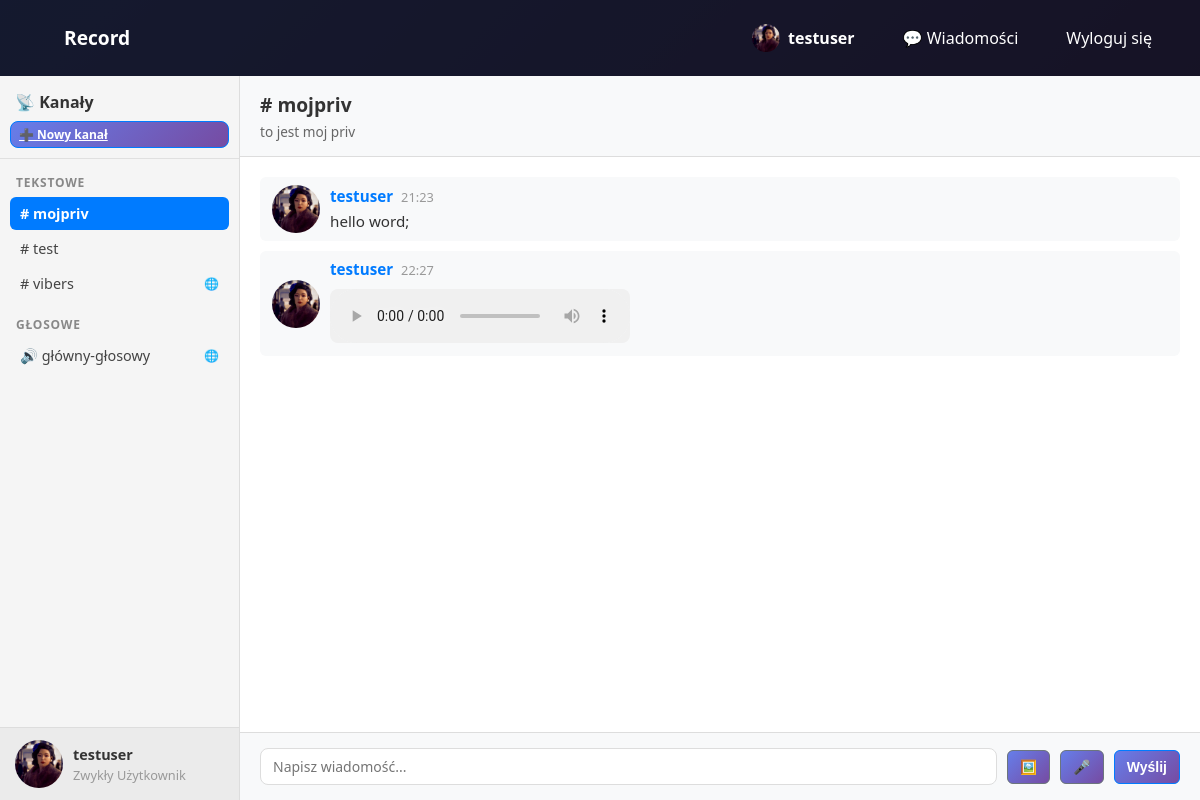
/?channel_id=6 (signed in), run on the app's committed database.
### record_app/models.py (models this page shows, shortened)
class User(AbstractUser):
    ROLE_CHOICES = [
        ('user', 'Zwykły Użytkownik'),
        ('moderator', 'Moderator'),
        ('admin', 'Administrator'),
    ]
    role = models.CharField(
        max_length=10,
        choices=ROLE_CHOICES,
        default='user'
    )
    is_banned = models.BooleanField(default=False)
    description = models.TextField(blank=True, null=True)
    avatar = models.ImageField(upload_to='avatars/', blank=True, null=True)
    @property
    def avatar_url(self):
        if self.avatar:
            return self.avatar.url
        return f'{settings.MEDIA_URL}avatars/default_pfp.jpg'
    class Meta:
        verbose_name = 'Użytkownik'
        verbose_name_plural = 'Użytkownicy'

class Channel(models.Model):
    CHANNEL_TYPE_CHOICES = [
        ('text', 'Kanał tekstowy'),
        ('voice', 'Kanał głosowy'),
    ]
    name = models.CharField(max_length=100)
    description = models.TextField(blank=True, null=True)
    channel_type = models.CharField(
        max_length=10,
        choices=CHANNEL_TYPE_CHOICES,
        default='text'
    )
    is_public = models.BooleanField(default=True)
    created_by = models.ForeignKey(User, on_delete=models.CASCADE, related_name='created_channels')
    created_at = models.DateTimeField(auto_now_add=True)
    updated_at = models.DateTimeField(auto_now=True)
    class Meta:
        verbose_name = 'Kanał'
        verbose_name_plural = 'Kanały'
        ordering = ['created_at']

class Message(models.Model):
    channel = models.ForeignKey(Channel, on_delete=models.CASCADE, related_name='messages')
    author = models.ForeignKey(User, on_delete=models.CASCADE, related_name='messages')
    content = models.TextField()
    image = models.ImageField(upload_to='messages/', blank=True, null=True)
    audio = models.FileField(upload_to='messages_audio/', blank=True, null=True)
    created_at = models.DateTimeField(auto_now_add=True)
    updated_at = models.DateTimeField(auto_now=True)
    class Meta:
        verbose_name = 'Wiadomość'
        verbose_name_plural = 'Wiadomości'
        ordering = ['created_at']

### record_app/views.py (the view)
# urls.py: path('', views.home_view, name='home'),
@login_required(login_url='login')
def home_view(request):
    all_channels = Channel.objects.filter(
        Q(is_public=True) |
        Q(members__user=request.user) |
        Q(created_by=request.user)
    ).distinct()
    text_channels = all_channels.filter(channel_type='text').order_by('name')
    voice_channels = all_channels.filter(channel_type='voice').order_by('name')
    selected_channel_id = request.GET.get('channel_id')
    selected_channel = None
    messages_list = []
    if selected_channel_id:
        try:
            selected_channel = Channel.objects.get(id=selected_channel_id)
            is_member = selected_channel.members.filter(user=request.user).exists() or \
                       selected_channel.is_public or \
                       selected_channel.created_by == request.user
            if not is_member and request.user.role not in ['admin', 'moderator']:
                messages.error(request, "Nie masz dostępu do tego kanału.")
                selected_channel = None
            else:
                messages_list = selected_channel.messages.all()[:50]  # Ostatnie 50 wiadomości
        except Channel.DoesNotExist:
            pass
    message_form = MessageForm() if selected_channel else None
    context = {
        'text_channels': text_channels,
        'voice_channels': voice_channels,
        'selected_channel': selected_channel,
        'messages': messages_list,
        'message_form': message_form,
        'is_admin': request.user.role in ['admin', 'moderator'],
    }
    return render(request, 'record_app/home.html', context)

### record_app/forms.py (shortened to what this page needs)
class MessageForm(forms.ModelForm):
    class Meta:
        model = Message
        fields = ('content',)
        widgets = {
            'content': forms.Textarea(attrs={
                'class': 'form-control',
                'placeholder': 'Napisz wiadomość...',
                'rows': 2
            })
        }

### record_app/context_processors.py (called while the page is built)
def pending_reports(request):
    if request.user.is_authenticated and request.user.role in ('admin', 'moderator'):
        count = Report.objects.filter(status='pending').count()
        return {'pending_reports_count': count}
    return {'pending_reports_count': 0}

### record_app/templates/record_app/home.html (shortened to what this page needs)
{% extends "record_app/base.html" %}
{% load static %}
{% block extra_css %}
<link rel="stylesheet" href="{% static 'css/chat.css' %}">
<link rel="stylesheet" href="{% static 'css/home.css' %}">
{% endblock %}
{% block content %}
<div class="record-wrapper">
    <div class="record-layout">
        <aside class="channels-sidebar">
            <div class="sidebar-header">
                <h5>
                    📡 Kanały
                </h5>
                <a href="{% url 'create_channel' %}" class="btn btn-sm btn-primary">
                    ➕ Nowy kanał
                </a>
            </div>
            <div class="channels-grid">
                <div class="channel-column">
                    <h6 class="channel-column-title">Tekstowe</h6>
                    <div class="channel-list" id="text-channels-list">
                        {% for channel in text_channels %}
                        <div class="channel-item" data-channel-id="{{ channel.id }}">
                            <a href="?channel_id={{ channel.id }}"
                               class="channel-link {% if selected_channel.id == channel.id %}active{% endif %}">
                                # {{ channel.name }}
                                {% if channel.is_public %}
                                <span class="badge-public">🌐</span>
                                {% endif %}
                            </a>
                        </div>
                        {% endfor %}
                    </div>
                </div>
                <div class="channel-column">
                    <h6 class="channel-column-title">Głosowe</h6>
                    <div class="channel-list" id="voice-channels-list">
                        {% for channel in voice_channels %}
                        <div class="channel-item" data-channel-id="{{ channel.id }}">
                            <a href="?channel_id={{ channel.id }}"
                               class="channel-link {% if selected_channel.id == channel.id %}active{% endif %}">
                                🔊 {{ channel.name }}
                                {% if channel.is_public %}
                                <span class="badge-public">🌐</span>
                                {% endif %}
                            </a>
                        </div>
                        {% endfor %}
                    </div>
                </div>
            </div>
            <a href="{% url 'profile' %}" class="sidebar-footer">
                <img src="{{ user.avatar_url }}" alt="{{ user.username }}" class="avatar avatar-md">
                <div>
                    <strong>{{ user.username }}</strong>
                    <small>{{ user.get_role_display }}</small>
                </div>
            </a>
        </aside>
        <main class="chat-area">
            {% if selected_channel %}
            <div class="chat-header">
                <div class="channel-title">
                    <h3>
                        {% if selected_channel.channel_type == 'text' %}#{% else %}🔊{% endif %}
                        {{ selected_channel.name }}
                    </h3>
                    {% if selected_channel.description %}
                    <p class="channel-description">{{ selected_channel.description }}</p>
                    {% endif %}
                </div>
            </div>
            {% if selected_channel.channel_type == 'text' %}
            <div class="messages-area">
                <div class="messages-container" id="messages-container">
                    {% if messages|length > 0 %}
                        {% for message in messages %}
                        <div class="message" data-message-id="{{ message.id }}">
                            <img src="{{ message.author.avatar_url }}" alt="{{ message.author.username }}" class="avatar avatar-md">
                            <div class="message-body">
                                <div class="message-header">
                                    <strong class="message-author">{{ message.author.username }}</strong>
                                    <span class="message-time">{{ message.created_at|date:"H:i" }}</span>
                                </div>
                                {% if message.content %}
                                <div class="message-content">{{ message.content }}</div>
                                {% endif %}
                                {% if message.audio %}
                                <div class="message-audio">
                                    <audio controls class="voice-player">
                                        <source src="{{ message.audio.url }}" type="audio/webm">
                                        <source src="{{ message.audio.url }}" type="audio/mpeg">
                                    </audio>
                                </div>
                                {% endif %}
                            </div>
                        </div>
                        {% endfor %}
                    {% else %}
                    <div class="no-messages">
                        <p>Brak wiadomości w tym kanale. Bądź pierwszy!</p>
                    </div>
                    {% endif %}
                </div>
            </div>
            <div class="message-input-area">
                <div class="message-form" id="message-form-wrapper">
                    <div class="message-input-row">
                        <input type="text"
                               id="message-input"
                               name="content"
                               class="form-control"
                               placeholder="Napisz wiadomość..."
                               autocomplete="off">
                        <button type="button" id="image-btn" class="btn btn-secondary" title="Dodaj obrazek">🖼️</button>
                        <button type="button" id="voice-btn" class="btn btn-secondary" title="Nagraj wiadomość głosową">🎤</button>
                        <button type="button" id="send-btn" class="btn btn-primary">Wyślij</button>
                    </div>
                </div>
            </div>
            {% endif %}
            {% endif %}
        </main>
    </div>
</div>
{% endblock %}

### record_app/templates/record_app/base.html (shortened to what this page needs)
{% load static %}
<!DOCTYPE html>
<html lang="pl">
<head>
    <link rel="stylesheet" href="{% static 'css/style.css' %}">
    {% block extra_css %}{% endblock %}
</head>
<body>
    <nav>
        <div>
            <a href="{% url 'home' %}" style="font-weight: bold; font-size: 1.2rem;">Record</a>
        </div>
        <div>
            {% if user.is_authenticated %}
                <a href="{% url 'profile' %}" class="nav-avatar-wrap">
                    <img src="{{ user.avatar_url }}" alt="{{ user.username }}" class="avatar avatar-sm">
                    <strong>{{ user.username }}</strong>
                </a>
                <a href="{% url 'private_conversations' %}">💬 Wiadomości</a>
                <a href="{% url 'logout' %}">Wyloguj się</a>
            {% else %}
                <a href="{% url 'login' %}">Logowanie</a>
                <a href="{% url 'register' %}">Rejestracja</a>
            {% endif %}
        </div>
    </nav>
    <div class="content-area">
        {% block content %}
        {% endblock %}
    </div>
</body>
</html>

### record_app/static/css/style.css (style rules this page uses)
* { margin: 0; padding: 0; box-sizing: border-box; }
body { font-family: 'Segoe UI', Tahoma, Geneva, Verdana, sans-serif; background: linear-gradient(135deg, #667eea 0%, #764ba2 100%); height: 100vh; overflow: hidden; display: flex; flex-direction: column; }
.content-area { flex: 1; overflow: hidden; display: flex; flex-direction: column; min-height: 0; }
nav { background: rgba(0, 0, 0, 0.8); padding: 1rem 2rem; display: flex; justify-content: space-between; align-items: center; color: white; }
nav > div { display: flex; align-items: center; }
nav a, nav button { color: white; text-decoration: none; margin-left: 1rem; cursor: pointer; background: none; border: none; font-size: 1rem; padding: 0.5rem 1rem; border-radius: 4px; transition: background 0.3s; line-height: 1; }
.avatar { border-radius: 50%; object-fit: cover; flex-shrink: 0; display: inline-block; }
.avatar-sm, .avatar-placeholder-sm { width: 28px; height: 28px; font-size: 11px; }
.avatar-md, .avatar-placeholder-md { width: 48px; height: 48px; font-size: 18px; }
.nav-avatar-wrap { display: inline-flex; align-items: center; gap: 8px; color: white; text-decoration: none; white-space: nowrap; }
.form-control { width: 100%; padding: 0.75rem; border: 1px solid #ddd; border-radius: 6px; font-size: 1rem; transition: border-color 0.3s; }
.btn { width: 100%; padding: 0.75rem; background: linear-gradient(135deg, #667eea 0%, #764ba2 100%); color: white; border: none; border-radius: 6px; font-size: 1rem; font-weight: 600; cursor: pointer; transition: transform 0.2s, box-shadow 0.2s; }

### record_app/static/css/chat.css (style rules this page uses)
#message-form-wrapper { display: flex; flex-direction: column; gap: 10px; }
#message-input, .message-textarea { border: 1px solid #ddd; border-radius: 8px; padding: 8px 12px; font-family: inherit; font-size: 14px; resize: vertical; max-height: 100px; }
.btn { border: 1px solid #ccc; border-radius: 8px; padding: 8px 12px; cursor: pointer; font-size: 14px; transition: all 0.2s; }
.btn-primary { background-color: #007bff; color: white; border-color: #007bff; }
.btn-secondary { background-color: #6c757d; color: white; border-color: #6c757d; }
.btn-sm { padding: 4px 8px; font-size: 12px; }
.message-audio { margin-top: 10px; }
.voice-player { max-width: 300px; width: 100%; border-radius: 8px; background-color: #f0f0f0; }

### data on the page
User: avatar_url (picture), username "testuser", role "Zwykły Użytkownik"
Channel: name "mojpriv", description "to jest moj priv"
Channel: name "test"
Channel: name "vibers"
Channel: name "główny-głosowy"
Message: author.avatar_url (picture), author.username "testuser", created_at "21:23", content "hello word;"
Message: author.avatar_url (picture), author.username "testuser", created_at "22:27"
